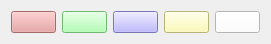
     <widget class="QWidget" name="horizontalLayoutWidget">
      <property name="geometry">
       <rect>
        <x>0</x>
        <y>0</y>
        <width>271</width>
        <height>41</height>
       </rect>
      </property>
      <layout class="QHBoxLayout" name="horizontalLayout">
       <item>
        <widget class="QPushButton" name="btnRed">
         <property name="autoFillBackground">
          <bool>false</bool>
         </property>
         <property name="styleSheet">
          <string notr="true">background-color: rgb(231, 150, 150);</string>
         </property>
         <property name="text">
          <string/>
         </property>
         <property name="autoDefault">
          <bool>false</bool>
         </property>
         <property name="default">
          <bool>false</bool>
         </property>
         <property name="flat">
          <bool>false</bool>
         </property>
        </widget>
       </item>
       <item>
        <widget class="QPushButton" name="btnGreen">
         <property name="autoFillBackground">
          <bool>false</bool>
         </property>
         <property name="styleSheet">
          <string notr="true">background-color: rgb(158, 255, 161);</string>
         </property>
         <property name="text">
          <string/>
         </property>
         <property name="flat">
          <bool>false</bool>
         </property>
        </widget>
       </item>
       <item>
        <widget class="QPushButton" name="btnBlue">
         <property name="autoFillBackground">
          <bool>false</bool>
         </property>
         <property name="styleSheet">
          <string notr="true">background-color: rgb(172, 166, 255);</string>
         </property>
         <property name="text">
          <string/>
         </property>
         <property name="flat">
          <bool>false</bool>
         </property>
        </widget>
       </item>
       <item>
        <widget class="QPushButton" name="btnYellow">
         <property name="autoFillBackground">
          <bool>false</bool>
         </property>
         <property name="styleSheet">
          <string notr="true">background-color: rgb(255, 253, 166);</string>
         </property>
         <property name="text">
          <string/>
         </property>
         <property name="flat">
          <bool>false</bool>
         </property>
        </widget>
       </item>
       <item>
        <widget class="QPushButton" name="btnWhite">
         <property name="autoFillBackground">
          <bool>false</bool>
         </property>
         <property name="styleSheet">
          <string notr="true">background-color: rgb(255, 255, 255);</string>
         </property>
         <property name="text">
          <string/>
         </property>
         <property name="flat">
          <bool>false</bool>
         </property>
        </widget>
       </item>
      </layout>
     </widget>
